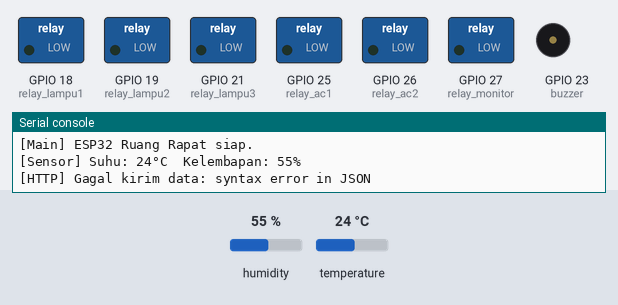
Simulated run of this program. Board: ESP32 board running MicroPython. Shown: switched loads named in the program (green lamp = pin HIGH), buzzer (waves = sounding, pin HIGH), the last lines printed to the serial console. The inputs (shaded band) are chosen by the test bench; at power-on: humidity 55 %, temperature 24 °C. WiFi joins after 1.5 s; web requests get an empty 200 reply after 0.4 s.

Above: at 3.2 s.
3.3 s: humidity set to 88 %
At 5.54 s:
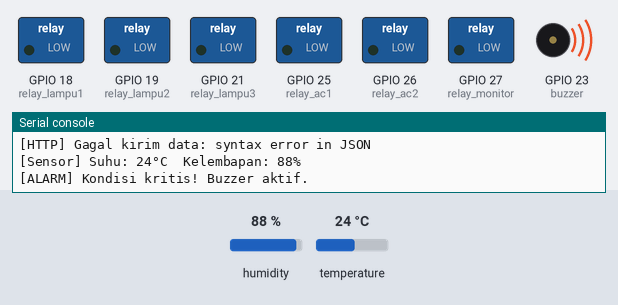
7.9 s: humidity set to 22 %
Timing chart, 0 to 10.9 s (numbered marks = the images above; inputs shaded):
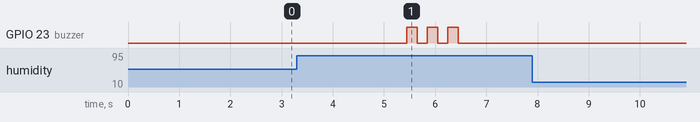

The program:

main.py
```python
# main.py — Program utama ESP32 Ruang Rapat IoT
#
# Pin yang digunakan:
#   GPIO 16 → DHT11       (sensor suhu & kelembapan)
#   GPIO 18 → Lampu 1     (relay, HIGH = ON)
#   GPIO 19 → Lampu 2
#   GPIO 21 → Lampu 3
#   GPIO 25 → AC 1        (relay, HIGH = ON)
#   GPIO 26 → AC 2
#   GPIO 27 → Monitor utama
#   GPIO 23 → Buzzer      (aktif HIGH, bunyi tit-tit-tit)
#
# Alur kerja:
#   1. Baca sensor DHT11 setiap 3 detik
#   2. Kirim data suhu & kelembapan ke Flask server via HTTP POST
#   3. Terima perintah kontrol perangkat dari Flask via HTTP GET
#   4. Jika suhu >= 39°C ATAU kelembapan >= 80% → nyalakan buzzer + kirim alarm
#   5. Eksekusi perintah relay sesuai respons Flask

import dht
import machine
import time
import urequests
import ujson

# -----------------------------------------------------------------------
# KONFIGURASI
# -----------------------------------------------------------------------
# === HOSTING DI PYTHONANYWHERE (INTERNET) ===
# Ganti NAMAUSER dengan username PythonAnywhere kamu.
# PAKAI HTTP (bukan https) supaya urequests ESP32 stabil (SSL MicroPython sering bermasalah).
# Jangan aktifkan opsi "Force HTTPS" di tab Web PythonAnywhere, atau ESP32 akan di-redirect ke https.
FLASK_HOST = "http://galangmakara.pythonanywhere.com"

# === ALTERNATIF: SERVER LOKAL (WiFi BOE, tanpa internet) ===
# FLASK_HOST = "http://192.168.1.X:5000"   # GANTI X dengan IP komputer (cek dengan ipconfig)
SENSOR_INTERVAL = 3   # detik antar pembacaan sensor

# Batas alarm
ALARM_TEMP     = 39.0   # °C
ALARM_HUMIDITY = 80.0   # %

# -----------------------------------------------------------------------
# INISIALISASI PIN
# -----------------------------------------------------------------------
sensor  = dht.DHT11(machine.Pin(16))

relay_lampu1  = machine.Pin(18, machine.Pin.OUT)
relay_lampu2  = machine.Pin(19, machine.Pin.OUT)
relay_lampu3  = machine.Pin(21, machine.Pin.OUT)
relay_ac1     = machine.Pin(25, machine.Pin.OUT)
relay_ac2     = machine.Pin(26, machine.Pin.OUT)
relay_monitor = machine.Pin(27, machine.Pin.OUT)
buzzer        = machine.Pin(23, machine.Pin.OUT)

# Relay aktif HIGH — mulai semua OFF
relay_lampu1.value(0)
relay_lampu2.value(0)
relay_lampu3.value(0)
relay_ac1.value(0)
relay_ac2.value(0)
relay_monitor.value(0)
buzzer.value(0)

# -----------------------------------------------------------------------
# FUNGSI BUZZER — bunyi tit tit tit (3x)
# -----------------------------------------------------------------------
def bunyi_alarm(kali=3):
    for _ in range(kali):
        buzzer.value(1)
        time.sleep_ms(200)
        buzzer.value(0)
        time.sleep_ms(200)

# -----------------------------------------------------------------------
# FUNGSI BACA SENSOR
# -----------------------------------------------------------------------
def baca_sensor():
    try:
        sensor.measure()
        suhu      = sensor.temperature()   # float °C
        kelembapan = sensor.humidity()     # float %
        return suhu, kelembapan
    except Exception as e:
        print("[Sensor] Error:", e)
        return None, None

# -----------------------------------------------------------------------
# FUNGSI KIRIM DATA KE FLASK
# -----------------------------------------------------------------------
def kirim_data(suhu, kelembapan, alarm):
    payload = ujson.dumps({
        "temperature": suhu,
        "humidity": kelembapan,
        "alarm": alarm
    })
    try:
        res = urequests.post(
            FLASK_HOST + "/api/sensor",
            data=payload,
            headers={"Content-Type": "application/json"},
            timeout=4
        )
        data = res.json()
        res.close()
        return data   # berisi perintah kontrol perangkat
    except Exception as e:
        print("[HTTP] Gagal kirim data:", e)
        return None

# -----------------------------------------------------------------------
# FUNGSI TERAPKAN PERINTAH RELAY DARI FLASK
# -----------------------------------------------------------------------
def terapkan_perintah(perintah):
    if not perintah:
        return
    relay_lampu1.value(1 if perintah.get("lampu1") else 0)
    relay_lampu2.value(1 if perintah.get("lampu2") else 0)
    relay_lampu3.value(1 if perintah.get("lampu3") else 0)
    relay_ac1.value(1    if perintah.get("acBos")   else 0)
    relay_ac2.value(1    if perintah.get("acRapat") else 0)
    relay_monitor.value(1 if perintah.get("layar")  else 0)

# -----------------------------------------------------------------------
# LOOP UTAMA
# -----------------------------------------------------------------------
print("[Main] ESP32 Ruang Rapat siap.")
alarm_aktif = False

while True:
    suhu, kelembapan = baca_sensor()

    if suhu is not None and kelembapan is not None:
        print(f"[Sensor] Suhu: {suhu}°C  Kelembapan: {kelembapan}%")

        # Cek kondisi alarm
        alarm = (suhu >= ALARM_TEMP) or (kelembapan >= ALARM_HUMIDITY)

        if alarm and not alarm_aktif:
            print("[ALARM] Kondisi kritis! Buzzer aktif.")
            bunyi_alarm(3)
            alarm_aktif = True
        elif not alarm and alarm_aktif:
            alarm_aktif = False
            buzzer.value(0)
            print("[ALARM] Kondisi normal kembali.")

        # Kirim ke Flask dan terima perintah relay
        perintah = kirim_data(suhu, kelembapan, alarm)
        terapkan_perintah(perintah)
    else:
        print("[Sensor] Data tidak terbaca, skip.")

    time.sleep(SENSOR_INTERVAL)
```

boot.py
```python
# boot.py — dijalankan pertama kali saat ESP32 menyala
# Menghubungkan ke WiFi BOE- (open network, tanpa password)
#
# WiFi BOE- harus punya akses internet agar ESP32 bisa
# mengirim data ke galangmakara.pythonanywhere.com

import network
import time

SSID = "BOE-"   # WiFi kantor BOE, open network tanpa password

def connect_wifi():
    wlan = network.WLAN(network.STA_IF)
    wlan.active(True)

    if wlan.isconnected():
        print("[WiFi] Sudah terhubung:", wlan.ifconfig())
        return wlan

    print(f"[WiFi] Menghubungkan ke '{SSID}'...")
    wlan.connect(SSID)   # tanpa password untuk open network

    # Tunggu sampai terhubung (maks 15 detik)
    timeout = 15
    while not wlan.isconnected() and timeout > 0:
        print(f"[WiFi] Menunggu... ({timeout}s)")
        time.sleep(1)
        timeout -= 1

    if wlan.isconnected():
        ip, subnet, gateway, dns = wlan.ifconfig()
        print(f"[WiFi] Terhubung! IP: {ip}")
    else:
        print("[WiFi] GAGAL terhubung ke WiFi. Pastikan SSID benar.")

    return wlan

# Jalankan koneksi saat boot
wlan = connect_wifi()
```

Measured:
- after the input at 3.3 s, GPIO 23 (buzzer): alternates HIGH for 0.20 s and LOW for 0.20 s, 6 changes in all, then stays LOW, starting after 2.1 s
